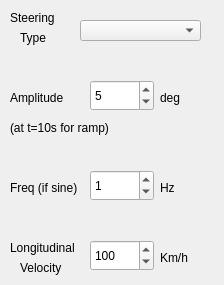
    <widget class="QWidget" name="Input">
     <attribute name="title">
      <string>Inputs</string>
     </attribute>
     <widget class="QLabel" name="label_31">
      <property name="geometry">
       <rect>
        <x>10</x>
        <y>10</y>
        <width>55</width>
        <height>16</height>
       </rect>
      </property>
      <property name="text">
       <string>Steering</string>
      </property>
     </widget>
     <widget class="QLabel" name="label_32">
      <property name="geometry">
       <rect>
        <x>20</x>
        <y>30</y>
        <width>55</width>
        <height>16</height>
       </rect>
      </property>
      <property name="text">
       <string>Type</string>
      </property>
     </widget>
     <widget class="QComboBox" name="comboBox">
      <property name="geometry">
       <rect>
        <x>80</x>
        <y>20</y>
        <width>121</width>
        <height>21</height>
       </rect>
      </property>
     </widget>
     <widget class="QLabel" name="label_33">
      <property name="geometry">
       <rect>
        <x>10</x>
        <y>90</y>
        <width>61</width>
        <height>16</height>
       </rect>
      </property>
      <property name="text">
       <string>Amplitude</string>
      </property>
     </widget>
     <widget class="QLabel" name="label_34">
      <property name="geometry">
       <rect>
        <x>10</x>
        <y>180</y>
        <width>81</width>
        <height>16</height>
       </rect>
      </property>
      <property name="text">
       <string>Freq (if sine)</string>
      </property>
     </widget>
     <widget class="QLabel" name="label_35">
      <property name="geometry">
       <rect>
        <x>10</x>
        <y>120</y>
        <width>121</width>
        <height>16</height>
       </rect>
      </property>
      <property name="text">
       <string>(at t=10s for ramp)</string>
      </property>
     </widget>
     <widget class="QDoubleSpinBox" name="doubleSpinBox_7">
      <property name="geometry">
       <rect>
        <x>90</x>
        <y>80</y>
        <width>64</width>
        <height>31</height>
       </rect>
      </property>
      <property name="decimals">
       <number>0</number>
      </property>
      <property name="maximum">
       <double>10000.000000000000000</double>
      </property>
      <property name="singleStep">
       <double>0.100000000000000</double>
      </property>
      <property name="value">
       <double>5.000000000000000</double>
      </property>
     </widget>
     <widget class="QDoubleSpinBox" name="doubleSpinBox_8">
      <property name="geometry">
       <rect>
        <x>90</x>
        <y>170</y>
        <width>64</width>
        <height>31</height>
       </rect>
      </property>
      <property name="decimals">
       <number>0</number>
      </property>
      <property name="maximum">
       <double>10000.000000000000000</double>
      </property>
      <property name="value">
       <double>1.000000000000000</double>
      </property>
     </widget>
     <widget class="QLabel" name="label_36">
      <property name="geometry">
       <rect>
        <x>160</x>
        <y>90</y>
        <width>55</width>
        <height>16</height>
       </rect>
      </property>
      <property name="text">
       <string>deg</string>
      </property>
     </widget>
     <widget class="QLabel" name="label_37">
      <property name="geometry">
       <rect>
        <x>160</x>
        <y>180</y>
        <width>55</width>
        <height>16</height>
       </rect>
      </property>
      <property name="text">
       <string>Hz</string>
      </property>
     </widget>
     <widget class="QLabel" name="label_41">
      <property name="geometry">
       <rect>
        <x>10</x>
        <y>240</y>
        <width>81</width>
        <height>16</height>
       </rect>
      </property>
      <property name="text">
       <string>Longitudinal</string>
      </property>
     </widget>
     <widget class="QLabel" name="label_42">
      <property name="geometry">
       <rect>
        <x>20</x>
        <y>260</y>
        <width>81</width>
        <height>16</height>
       </rect>
      </property>
      <property name="text">
       <string>Velocity</string>
      </property>
     </widget>
     <widget class="QDoubleSpinBox" name="doubleSpinBox_9">
      <property name="geometry">
       <rect>
        <x>90</x>
        <y>240</y>
        <width>64</width>
        <height>31</height>
       </rect>
      </property>
      <property name="decimals">
       <number>0</number>
      </property>
      <property name="maximum">
       <double>10000.000000000000000</double>
      </property>
      <property name="value">
       <double>100.000000000000000</double>
      </property>
     </widget>
     <widget class="QLabel" name="label_43">
      <property name="geometry">
       <rect>
        <x>160</x>
        <y>250</y>
        <width>55</width>
        <height>16</height>
       </rect>
      </property>
      <property name="text">
       <string>Km/h</string>
      </property>
     </widget>
    </widget>
